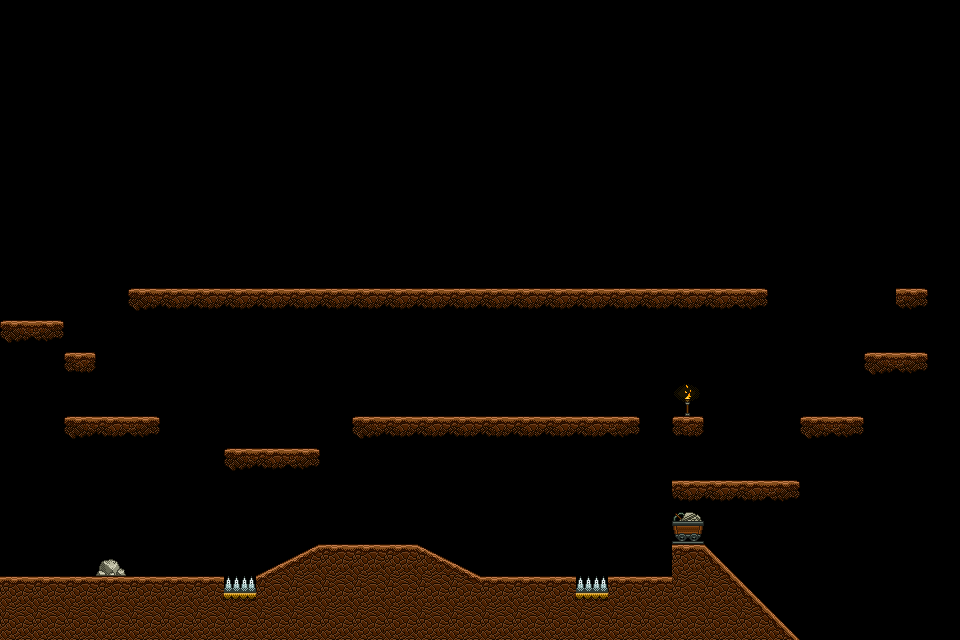

Tiled map render using the project's own tile images. Description and the whole map definition, tile-layer contents included, below:
An orthogonal 30x20 tile map with 32x32 px tiles, 1 tile layer (Tile Layer 1).

<map version="1.10" tiledversion="1.11.2" orientation="orthogonal" renderorder="right-down" width="30" height="20" tilewidth="32" tileheight="32" infinite="0" nextlayerid="3" nextobjectid="34">
 <tileset firstgid="1" source="../Tiled_Editor/showcase_final.tsx" />
 <layer id="1" name="Tile Layer 1" width="30" height="20">
  <data encoding="csv">
0,0,0,0,0,0,0,0,0,0,0,0,0,0,0,0,0,0,0,0,0,0,0,0,0,0,0,0,0,0,
147,147,147,147,147,147,147,147,147,147,147,147,147,147,147,147,147,147,147,147,147,147,147,147,147,147,147,147,147,147,
147,147,147,147,147,147,147,147,147,147,147,147,147,147,147,147,147,147,147,147,147,147,147,147,147,147,147,147,147,147,
147,147,147,147,147,147,147,147,147,147,147,147,147,147,147,147,147,147,147,147,147,147,147,147,147,147,147,147,147,147,
147,147,147,147,147,147,147,147,147,147,147,147,147,147,147,147,147,147,147,147,147,147,147,147,147,147,147,147,147,147,
0,0,0,0,0,0,0,0,0,0,0,0,0,0,0,0,0,0,0,0,0,0,0,0,0,0,0,0,0,0,
0,0,0,0,0,0,0,0,0,0,0,0,0,0,0,0,0,0,0,0,0,0,148,0,0,0,0,0,0,0,
0,0,0,0,0,0,0,0,0,0,0,0,0,0,0,0,0,0,0,0,0,0,0,0,0,0,0,0,0,0,
146,0,0,0,0,0,0,0,0,0,0,0,0,0,0,0,0,0,0,0,0,0,0,0,0,0,0,0,0,0,
146,0,0,0,36,37,37,37,37,37,37,37,37,37,37,37,37,37,37,37,37,37,37,38,0,0,0,0,38,0,
36,38,0,0,0,0,0,0,0,0,0,0,0,0,0,0,0,0,0,0,0,0,0,0,0,0,0,0,0,0,
0,0,21,0,0,0,0,0,0,0,0,0,146,0,0,0,0,146,0,0,0,0,0,0,0,0,0,36,38,0,
0,0,0,0,0,0,0,0,0,0,0,0,0,0,0,0,0,0,0,0,0,5,0,0,0,0,0,0,0,0,
0,0,36,37,38,0,0,0,0,0,0,36,37,37,37,37,37,37,37,38,35,21,0,0,0,36,38,0,0,0,
0,0,0,0,0,0,0,36,37,38,148,148,148,148,148,148,148,148,148,148,148,0,0,0,0,0,0,0,0,0,
148,148,148,148,148,148,148,148,148,148,148,148,148,148,148,148,148,148,148,148,148,37,37,37,38,0,0,0,0,0,
148,148,148,148,148,148,148,148,148,148,148,148,148,148,148,148,148,148,148,148,148,24,0,0,0,0,0,0,0,0,
148,148,148,40,148,148,148,0,66,67,85,85,85,71,72,148,148,148,148,148,148,85,87,0,0,0,0,0,0,0,
85,85,85,85,85,85,85,50,82,101,101,101,101,101,88,85,85,85,50,85,85,101,103,87,0,0,0,0,0,0,
101,101,101,101,101,101,101,101,101,101,101,101,101,101,101,101,101,101,101,101,101,101,101,103,87,0,0,0,0,0
</data>
 </layer>
 <objectgroup id="2" name="Object Layer 1" />
</map>
